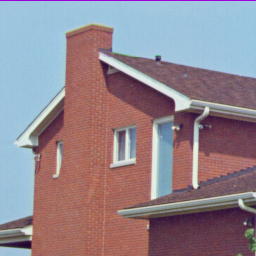
#> input picture rPi-camera/opencv/rpi/pruebas/feature_detection/house.tiff, 256 x 256 px
$ python canny.py
#> lines starting #> are read from the running program, lines starting #| are printed output that depends on the picture
import cv2
import matplotlib.pyplot as plt

img = cv2.imread('house.tiff', 0)
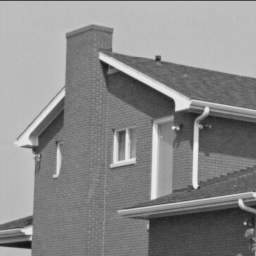
#> img: shape (256, 256); min 17, max 239, mean 138.1
edges1 = cv2.Canny(img, 50, 300, L2gradient=False)
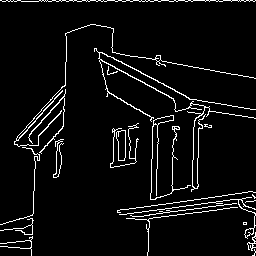
#> edges1: shape (256, 256); 5.3% white in thin lines or dots
edges2 = cv2.Canny(img, 100, 150, L2gradient=True)
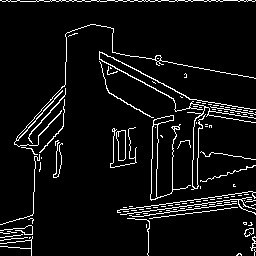
#> edges2: shape (256, 256); 6.1% white in thin lines or dots
images = [img, edges1, edges2]
titles = ['Original', 'L1 Gradient', 'L2 Gradient']
for i in range(3):
	plt.subplot(1, 3, i+1)
	plt.imshow(images[i], cmap = 'gray')
	plt.title(titles[i])
	plt.axis('off')
plt.show()
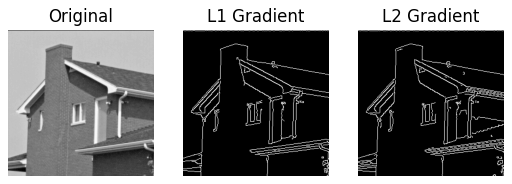
#> figure drawn by matplotlib, 3 panels
